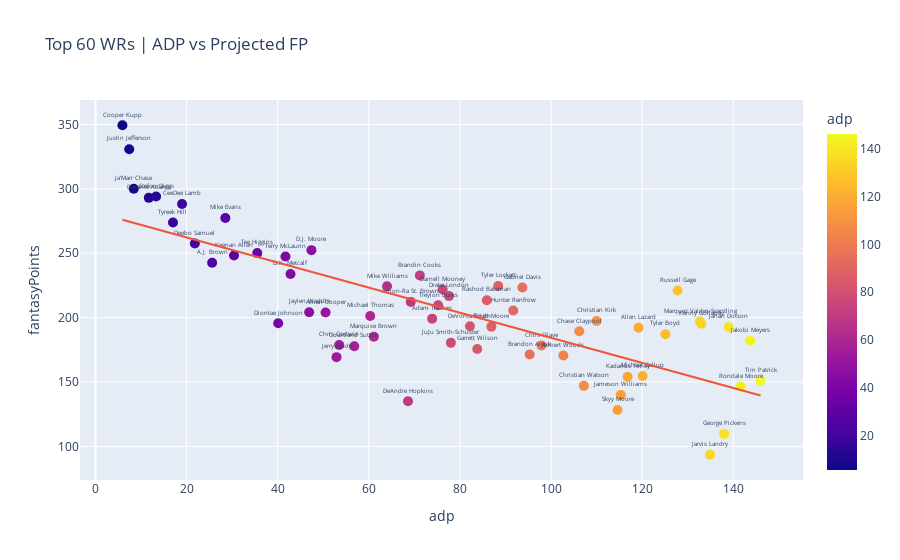
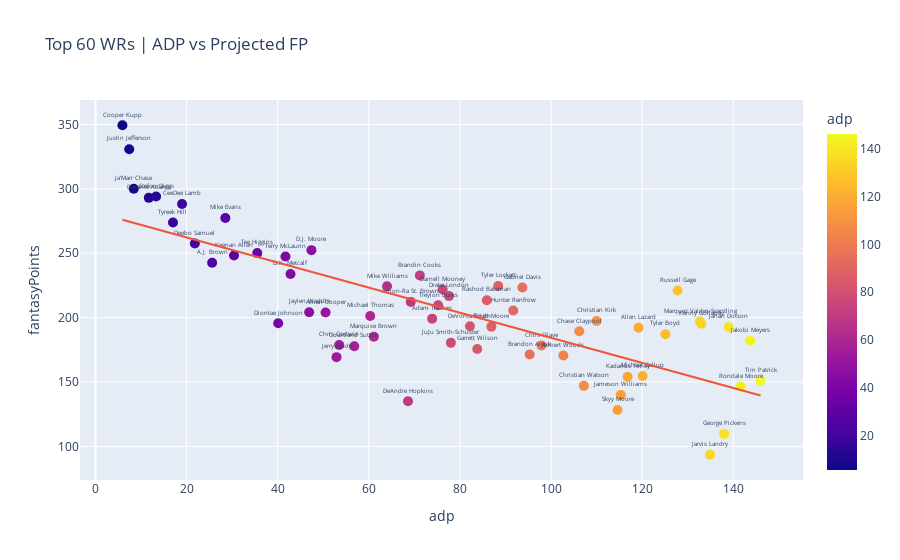

The cell these charts' notebook holds for them, in order:
### Code cell
# create scatterplot comparing adp vs projected fantasy points for top 60 WRs
wr_60 = wr.head(60)

fig = px.scatter(wr_60, x="adp", y="fantasyPoints", color='adp', text='playerName', hover_data=['playerName', 'teamName'], trendline="ols", title="Top 60 WRs | ADP vs Projected FP")
fig.update_traces(marker_size=10)
fig.update_traces(textposition='top center', textfont_size=6)
fig.show()
fig.write_html("fig/wr_scatter.html")
fig.write_image("images/wr_scatter.png")

### Figure 1 — Plotly figure (JSON) as saved in the notebook; plotly's stock layout.template omitted (floating-point values rounded to 4 significant figures)
{"data": [{"customdata": [["Cooper Kupp", "LAR"], ["Justin Jefferson", "MIN"], ["Ja'Marr Chase", "CIN"], ["Davante Adams", "LV"], ["Stefon Diggs", "BUF"], ["Tyreek Hill", "MIA"], ["CeeDee Lamb", "DAL"], ["Deebo Samuel", "SF"], ["A.J. Brown", "PHI"], ["Mike Evans", "TB"], ["Keenan Allen", "LAC"], ["Tee Higgins", "CIN"], ["Diontae Johnson", "PIT"], ["Terry McLaurin", "WAS"], ["D.K. Metcalf", "SEA"], ["Jaylen Waddle", "MIA"], ["D.J. Moore", "CAR"], ["Amari Cooper", "CLE"], ["Jerry Jeudy", "DEN"], ["Chris Godwin", "TB"], ["Courtland Sutton", "DEN"], ["Michael Thomas", "NO"], ["Marquise Brown", "ARI"], ["Mike Williams", "LAC"], ["DeAndre Hopkins", "ARI"], ["Amon-Ra St. Brown", "DET"], ["Brandin Cooks", "HOU"], ["Adam Thielen", "MIN"], ["Treylon Burks", "TEN"], ["Darnell Mooney", "CHI"], ["Drake London", "ATL"], ["JuJu Smith-Schuster", "KC"], ["DeVonta Smith", "PHI"], ["Garrett Wilson", "NYJ"], ["Rashod Bateman", "BAL"], ["Elijah Moore", "NYJ"], ["Tyler Lockett", "SEA"], ["Hunter Renfrow", "LV"], ["Gabriel Davis", "BUF"], ["Brandon Aiyuk", "SF"], ["Chris Olave", "NO"], ["Robert Woods", "TEN"], ["Chase Claypool", "PIT"], ["Christian Watson", "GB"], ["Christian Kirk", "JAX"], ["Skyy Moore", "KC"], ["Jameson Williams", "DET"], ["Kadarius Toney", "NYG"], ["Allen Lazard", "GB"], ["Michael Gallup", "DAL"], ["Tyler Boyd", "CIN"], ["Russell Gage", "TB"], ["Marquez Valdes-Scantling", "KC"], ["Kenny Golladay", "NYG"], ["Jarvis Landry", "NO"], ["George Pickens", "PIT"], ["Jahan Dotson", "WAS"], ["Rondale Moore", "ARI"], ["Jakobi Meyers", "NE"], ["Tim Patrick", "DEN"]], "hovertemplate": "adp=%{marker.color}<br>fantasyPoints=%{y}<br>playerName=%{customdata[0]}<br>teamName=%{customdata[1]}<extra></extra>", "legendgroup": "", "marker": {"color": [5.9, 7.4, 8.4, 11.7, 13.3, 17, 19, 21.8, 25.6, 28.5, 30.4, 35.5, 40.1, 41.7, 42.8, 46.9, 47.4, 50.5, 52.9, 53.5, 56.8, 60.3, 61.1, 64, 68.6, 69.2, 71.2, 73.9, 75.2, 76.2, 77.6, 78, 82.2, 83.8, 85.9, 86.9, 88.4, 91.7, 93.7, 95.3, 97.9, 102.7, 106.2, 107.2, 110, 114.6, 115.3, 116.8, 119.2, 120.1, 125.1, 127.8, 132.7, 133, 134.9, 138, 139, 141.6, 143.7, 146], "coloraxis": "coloraxis", "size": 10, "symbol": "circle"}, "mode": "markers+text", "name": "", "orientation": "v", "showlegend": false, "text": ["Cooper Kupp", "Justin Jefferson", "Ja'Marr Chase", "Davante Adams", "Stefon Diggs", "Tyreek Hill", "CeeDee Lamb", "Deebo Samuel", "A.J. Brown", "Mike Evans", "Keenan Allen", "Tee Higgins", "Diontae Johnson", "Terry McLaurin", "D.K. Metcalf", "Jaylen Waddle", "D.J. Moore", "Amari Cooper", "Jerry Jeudy", "Chris Godwin", "Courtland Sutton", "Michael Thomas", "Marquise Brown", "Mike Williams", "DeAndre Hopkins", "Amon-Ra St. Brown", "Brandin Cooks", "Adam Thielen", "Treylon Burks", "Darnell Mooney", "Drake London", "JuJu Smith-Schuster", "DeVonta Smith", "Garrett Wilson", "Rashod Bateman", "Elijah Moore", "Tyler Lockett", "Hunter Renfrow", "Gabriel Davis", "Brandon Aiyuk", "Chris Olave", "Robert Woods", "Chase Claypool", "Christian Watson", "Christian Kirk", "Skyy Moore", "Jameson Williams", "Kadarius Toney", "Allen Lazard", "Michael Gallup", "Tyler Boyd", "Russell Gage", "Marquez Valdes-Scantling", "Kenny Golladay", "Jarvis Landry", "George Pickens", "Jahan Dotson", "Rondale Moore", "Jakobi Meyers", "Tim Patrick"], "textfont": {"size": 6}, "textposition": "top center", "type": "scatter", "x": [5.9, 7.4, 8.4, 11.7, 13.3, 17, 19, 21.8, 25.6, 28.5, 30.4, 35.5, 40.1, 41.7, 42.8, 46.9, 47.4, 50.5, 52.9, 53.5, 56.8, 60.3, 61.1, 64, 68.6, 69.2, 71.2, 73.9, 75.2, 76.2, 77.6, 78, 82.2, 83.8, 85.9, 86.9, 88.4, 91.7, 93.7, 95.3, 97.9, 102.7, 106.2, 107.2, 110, 114.6, 115.3, 116.8, 119.2, 120.1, 125.1, 127.8, 132.7, 133, 134.9, 138, 139, 141.6, 143.7, 146], "xaxis": "x", "y": [349.4, 330.8, 300.1, 293, 294.1, 273.9, 288.3, 257.5, 242.6, 277.4, 248.3, 250.1, 195.6, 247.5, 233.9, 204.2, 252.4, 204, 169.3, 178.7, 177.8, 201.2, 185.2, 224.3, 135, 212.2, 232.8, 199.2, 209.6, 221.9, 216.7, 180.4, 193.3, 175.6, 213.5, 193, 224.5, 205.5, 223.4, 171.3, 178.4, 170.6, 189.4, 147, 197.4, 128.3, 140, 154, 192.2, 154.6, 187.1, 221.1, 197, 195.2, 93.5, 109.7, 192.6, 146.5, 182, 150.9], "yaxis": "y"}, {"hovertemplate": "<b>OLS trendline</b><br>fantasyPoints = -0.974322 * adp + 281.811<br>R<sup>2</sup>=0.608426<br><br>adp=%{x}<br>fantasyPoints=%{y} <b>(trend)</b><extra></extra>", "legendgroup": "", "marker": {"size": 10, "symbol": "circle"}, "mode": "lines", "name": "", "showlegend": false, "textfont": {"size": 6}, "textposition": "top center", "type": "scatter", "x": [5.9, 7.4, 8.4, 11.7, 13.3, 17, 19, 21.8, 25.6, 28.5, 30.4, 35.5, 40.1, 41.7, 42.8, 46.9, 47.4, 50.5, 52.9, 53.5, 56.8, 60.3, 61.1, 64, 68.6, 69.2, 71.2, 73.9, 75.2, 76.2, 77.6, 78, 82.2, 83.8, 85.9, 86.9, 88.4, 91.7, 93.7, 95.3, 97.9, 102.7, 106.2, 107.2, 110, 114.6, 115.3, 116.8, 119.2, 120.1, 125.1, 127.8, 132.7, 133, 134.9, 138, 139, 141.6, 143.7, 146], "xaxis": "x", "y": [276.1, 274.6, 273.6, 270.4, 268.9, 265.2, 263.3, 260.6, 256.9, 254.0, 252.2, 247.2, 242.7, 241.2, 240.1, 236.1, 235.6, 232.6, 230.3, 229.7, 226.5, 223.1, 222.3, 219.5, 215.0, 214.4, 212.4, 209.8, 208.5, 207.6, 206.2, 205.8, 201.7, 200.2, 198.1, 197.1, 195.7, 192.5, 190.5, 189.0, 186.4, 181.7, 178.3, 177.4, 174.6, 170.2, 169.5, 168.0, 165.7, 164.8, 159.9, 157.3, 152.5, 152.2, 150.4, 147.4, 146.4, 143.8, 141.8, 139.6], "yaxis": "y"}], "layout": {"coloraxis": {"colorbar": {"title": {"text": "adp"}}, "colorscale": [[0, "#0d0887"], [0.1111, "#46039f"], [0.2222, "#7201a8"], [0.3333, "#9c179e"], [0.4444, "#bd3786"], [0.5556, "#d8576b"], [0.6667, "#ed7953"], [0.7778, "#fb9f3a"], [0.8889, "#fdca26"], [1, "#f0f921"]]}, "legend": {"tracegroupgap": 0}, "title": {"text": "Top 60 WRs | ADP vs Projected FP"}, "xaxis": {"anchor": "y", "domain": [0, 1], "title": {"text": "adp"}}, "yaxis": {"anchor": "x", "domain": [0, 1], "title": {"text": "fantasyPoints"}}}}

### Figure 2 — Plotly figure (JSON) as saved in the notebook; plotly's stock layout.template omitted (floating-point values rounded to 4 significant figures)
{"data": [{"customdata": [["Cooper Kupp", "LAR"], ["Justin Jefferson", "MIN"], ["Ja'Marr Chase", "CIN"], ["Davante Adams", "LV"], ["Stefon Diggs", "BUF"], ["Tyreek Hill", "MIA"], ["CeeDee Lamb", "DAL"], ["Deebo Samuel", "SF"], ["A.J. Brown", "PHI"], ["Mike Evans", "TB"], ["Keenan Allen", "LAC"], ["Tee Higgins", "CIN"], ["Diontae Johnson", "PIT"], ["Terry McLaurin", "WAS"], ["D.K. Metcalf", "SEA"], ["Jaylen Waddle", "MIA"], ["D.J. Moore", "CAR"], ["Amari Cooper", "CLE"], ["Jerry Jeudy", "DEN"], ["Chris Godwin", "TB"], ["Courtland Sutton", "DEN"], ["Michael Thomas", "NO"], ["Marquise Brown", "ARI"], ["Mike Williams", "LAC"], ["DeAndre Hopkins", "ARI"], ["Amon-Ra St. Brown", "DET"], ["Brandin Cooks", "HOU"], ["Adam Thielen", "MIN"], ["Treylon Burks", "TEN"], ["Darnell Mooney", "CHI"], ["Drake London", "ATL"], ["JuJu Smith-Schuster", "KC"], ["DeVonta Smith", "PHI"], ["Garrett Wilson", "NYJ"], ["Rashod Bateman", "BAL"], ["Elijah Moore", "NYJ"], ["Tyler Lockett", "SEA"], ["Hunter Renfrow", "LV"], ["Gabriel Davis", "BUF"], ["Brandon Aiyuk", "SF"], ["Chris Olave", "NO"], ["Robert Woods", "TEN"], ["Chase Claypool", "PIT"], ["Christian Watson", "GB"], ["Christian Kirk", "JAX"], ["Skyy Moore", "KC"], ["Jameson Williams", "DET"], ["Kadarius Toney", "NYG"], ["Allen Lazard", "GB"], ["Michael Gallup", "DAL"], ["Tyler Boyd", "CIN"], ["Russell Gage", "TB"], ["Marquez Valdes-Scantling", "KC"], ["Kenny Golladay", "NYG"], ["Jarvis Landry", "NO"], ["George Pickens", "PIT"], ["Jahan Dotson", "WAS"], ["Rondale Moore", "ARI"], ["Jakobi Meyers", "NE"], ["Tim Patrick", "DEN"]], "hovertemplate": "adp=%{marker.color}<br>fantasyPoints=%{y}<br>playerName=%{customdata[0]}<br>teamName=%{customdata[1]}<extra></extra>", "legendgroup": "", "marker": {"color": [5.9, 7.4, 8.4, 11.7, 13.3, 17, 19, 21.8, 25.6, 28.5, 30.4, 35.5, 40.1, 41.7, 42.8, 46.9, 47.4, 50.5, 52.9, 53.5, 56.8, 60.3, 61.1, 64, 68.6, 69.2, 71.2, 73.9, 75.2, 76.2, 77.6, 78, 82.2, 83.8, 85.9, 86.9, 88.4, 91.7, 93.7, 95.3, 97.9, 102.7, 106.2, 107.2, 110, 114.6, 115.3, 116.8, 119.2, 120.1, 125.1, 127.8, 132.7, 133, 134.9, 138, 139, 141.6, 143.7, 146], "coloraxis": "coloraxis", "size": 10, "symbol": "circle"}, "mode": "markers+text", "name": "", "orientation": "v", "showlegend": false, "text": ["Cooper Kupp", "Justin Jefferson", "Ja'Marr Chase", "Davante Adams", "Stefon Diggs", "Tyreek Hill", "CeeDee Lamb", "Deebo Samuel", "A.J. Brown", "Mike Evans", "Keenan Allen", "Tee Higgins", "Diontae Johnson", "Terry McLaurin", "D.K. Metcalf", "Jaylen Waddle", "D.J. Moore", "Amari Cooper", "Jerry Jeudy", "Chris Godwin", "Courtland Sutton", "Michael Thomas", "Marquise Brown", "Mike Williams", "DeAndre Hopkins", "Amon-Ra St. Brown", "Brandin Cooks", "Adam Thielen", "Treylon Burks", "Darnell Mooney", "Drake London", "JuJu Smith-Schuster", "DeVonta Smith", "Garrett Wilson", "Rashod Bateman", "Elijah Moore", "Tyler Lockett", "Hunter Renfrow", "Gabriel Davis", "Brandon Aiyuk", "Chris Olave", "Robert Woods", "Chase Claypool", "Christian Watson", "Christian Kirk", "Skyy Moore", "Jameson Williams", "Kadarius Toney", "Allen Lazard", "Michael Gallup", "Tyler Boyd", "Russell Gage", "Marquez Valdes-Scantling", "Kenny Golladay", "Jarvis Landry", "George Pickens", "Jahan Dotson", "Rondale Moore", "Jakobi Meyers", "Tim Patrick"], "textfont": {"size": 6}, "textposition": "top center", "type": "scatter", "x": [5.9, 7.4, 8.4, 11.7, 13.3, 17, 19, 21.8, 25.6, 28.5, 30.4, 35.5, 40.1, 41.7, 42.8, 46.9, 47.4, 50.5, 52.9, 53.5, 56.8, 60.3, 61.1, 64, 68.6, 69.2, 71.2, 73.9, 75.2, 76.2, 77.6, 78, 82.2, 83.8, 85.9, 86.9, 88.4, 91.7, 93.7, 95.3, 97.9, 102.7, 106.2, 107.2, 110, 114.6, 115.3, 116.8, 119.2, 120.1, 125.1, 127.8, 132.7, 133, 134.9, 138, 139, 141.6, 143.7, 146], "xaxis": "x", "y": [349.4, 330.8, 300.1, 293, 294.1, 273.9, 288.3, 257.5, 242.6, 277.4, 248.3, 250.1, 195.6, 247.5, 233.9, 204.2, 252.4, 204, 169.3, 178.7, 177.8, 201.2, 185.2, 224.3, 135, 212.2, 232.8, 199.2, 209.6, 221.9, 216.7, 180.4, 193.3, 175.6, 213.5, 193, 224.5, 205.5, 223.4, 171.3, 178.4, 170.6, 189.4, 147, 197.4, 128.3, 140, 154, 192.2, 154.6, 187.1, 221.1, 197, 195.2, 93.5, 109.7, 192.6, 146.5, 182, 150.9], "yaxis": "y"}, {"hovertemplate": "<b>OLS trendline</b><br>fantasyPoints = -0.974322 * adp + 281.811<br>R<sup>2</sup>=0.608426<br><br>adp=%{x}<br>fantasyPoints=%{y} <b>(trend)</b><extra></extra>", "legendgroup": "", "marker": {"size": 10, "symbol": "circle"}, "mode": "lines", "name": "", "showlegend": false, "textfont": {"size": 6}, "textposition": "top center", "type": "scatter", "x": [5.9, 7.4, 8.4, 11.7, 13.3, 17, 19, 21.8, 25.6, 28.5, 30.4, 35.5, 40.1, 41.7, 42.8, 46.9, 47.4, 50.5, 52.9, 53.5, 56.8, 60.3, 61.1, 64, 68.6, 69.2, 71.2, 73.9, 75.2, 76.2, 77.6, 78, 82.2, 83.8, 85.9, 86.9, 88.4, 91.7, 93.7, 95.3, 97.9, 102.7, 106.2, 107.2, 110, 114.6, 115.3, 116.8, 119.2, 120.1, 125.1, 127.8, 132.7, 133, 134.9, 138, 139, 141.6, 143.7, 146], "xaxis": "x", "y": [276.1, 274.6, 273.6, 270.4, 268.9, 265.2, 263.3, 260.6, 256.9, 254.0, 252.2, 247.2, 242.7, 241.2, 240.1, 236.1, 235.6, 232.6, 230.3, 229.7, 226.5, 223.1, 222.3, 219.5, 215.0, 214.4, 212.4, 209.8, 208.5, 207.6, 206.2, 205.8, 201.7, 200.2, 198.1, 197.1, 195.7, 192.5, 190.5, 189.0, 186.4, 181.7, 178.3, 177.4, 174.6, 170.2, 169.5, 168.0, 165.7, 164.8, 159.9, 157.3, 152.5, 152.2, 150.4, 147.4, 146.4, 143.8, 141.8, 139.6], "yaxis": "y"}], "layout": {"coloraxis": {"colorbar": {"title": {"text": "adp"}}, "colorscale": [[0, "#0d0887"], [0.1111, "#46039f"], [0.2222, "#7201a8"], [0.3333, "#9c179e"], [0.4444, "#bd3786"], [0.5556, "#d8576b"], [0.6667, "#ed7953"], [0.7778, "#fb9f3a"], [0.8889, "#fdca26"], [1, "#f0f921"]]}, "legend": {"tracegroupgap": 0}, "title": {"text": "Top 60 WRs | ADP vs Projected FP"}, "xaxis": {"anchor": "y", "domain": [0, 1], "title": {"text": "adp"}}, "yaxis": {"anchor": "x", "domain": [0, 1], "title": {"text": "fantasyPoints"}}}}
